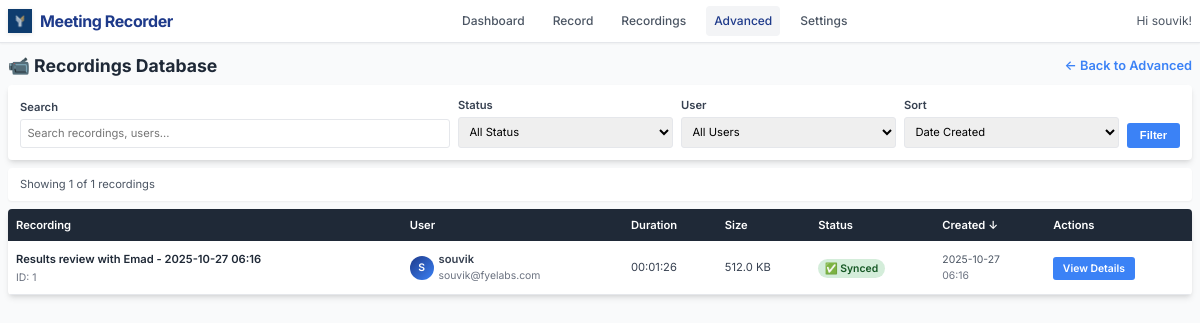
Page /admin/recordings (signed in) on the earlier database version.
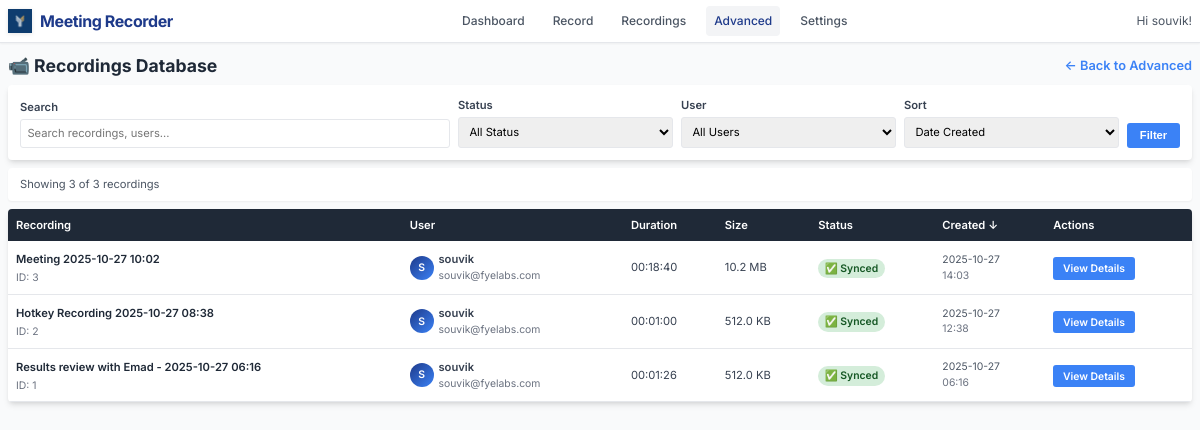
Same page on the later database version.
### models.py (models this page shows, shortened)
class Recording(db.Model):
    id = db.Column(db.Integer, primary_key=True)
    title = db.Column(db.String(200), nullable=False)
    filename = db.Column(db.String(255), nullable=False)
    file_path = db.Column(db.String(500), nullable=False)
    file_size = db.Column(db.BigInteger, default=0)  # in bytes
    duration = db.Column(db.Integer, default=0)  # in seconds
    created_at = db.Column(db.DateTime, default=datetime.utcnow)
    started_at = db.Column(db.DateTime)
    ended_at = db.Column(db.DateTime)
    monitor_name = db.Column(db.String(200))
    resolution = db.Column(db.String(50))  # e.g., "1920x1080"
    uploaded = db.Column(db.Boolean, default=False)
    upload_url = db.Column(db.String(500))  # Legacy field - kept for compatibility
    video_url = db.Column(db.String(500))
    transcript_url = db.Column(db.String(500))
    thumbnail_url = db.Column(db.String(500))
    upload_status = db.Column(db.String(50), default='pending')  # pending, uploading, completed, failed
    upload_metadata = db.Column(db.Text)  # JSON metadata from upload
    user_id = db.Column(db.Integer, db.ForeignKey('user.id'), nullable=False)
    status = db.Column(db.String(50), default='completed')  # recording, processing, completed, failed

class User(UserMixin, db.Model):
    id = db.Column(db.Integer, primary_key=True)
    username = db.Column(db.String(80), unique=True, nullable=False)
    email = db.Column(db.String(120), unique=True, nullable=False)
    password_hash = db.Column(db.String(128))
    created_at = db.Column(db.DateTime, default=datetime.utcnow)
    is_active = db.Column(db.Boolean, default=True)
    default_monitor = db.Column(db.String(200))  # Default monitor for recordings
    auto_delete_days = db.Column(db.Integer, default=30)  # Auto-delete recordings after N days
    recordings = db.relationship('Recording', backref='user', lazy=True)
    meetings = db.relationship('Meeting', backref='user', lazy=True)

### app.py (the view, shortened to what this page needs)
@app.route('/admin/recordings')
@login_required
def admin_recordings():
    try:
        page = request.args.get('page', 1, type=int)
        per_page = 20
        search = request.args.get('search', '').strip()
        status_filter = request.args.get('status', 'all')
        user_filter = request.args.get('user', 'all')
        sort_by = request.args.get('sort', 'created_at')
        sort_order = request.args.get('order', 'desc')
        query = db.session.query(Recording, User).join(User)
        if user_filter != 'all':
            query = query.filter(User.id == int(user_filter))
        if sort_by == 'title':
            sort_column = Recording.title
        elif sort_by == 'username':
            sort_column = User.username
        elif sort_by == 'duration':
            sort_column = Recording.duration
        elif sort_by == 'file_size':
            sort_column = Recording.file_size
        elif sort_by == 'upload_status':
            sort_column = Recording.upload_status
        else:
            sort_column = Recording.created_at
        if sort_order == 'asc':
            query = query.order_by(sort_column.asc())
        else:
            query = query.order_by(sort_column.desc())
        recordings = query.paginate(page=page, per_page=per_page, error_out=False)
        users = User.query.all()
        return render_template('admin/recordings.html',
                             recordings=recordings,
                             users=users,
                             search=search,
                             status_filter=status_filter,
                             user_filter=user_filter,
                             sort_by=sort_by,
                             sort_order=sort_order)
    except Exception as e:
        logger.error(f"❌ Advanced recordings error: {e}")
        return f"Database error: {e}", 500

### app.py (called while the page is built)
def format_file_size(size_bytes):
    if not size_bytes:
        return "0 B"
    for unit in ['B', 'KB', 'MB', 'GB']:
        if size_bytes < 1024:
            return f"{size_bytes:.1f} {unit}"
        size_bytes /= 1024
    return f"{size_bytes:.1f} TB"

def format_duration(seconds):
    if not seconds:
        return "00:00:00"
    hours = seconds // 3600
    minutes = (seconds % 3600) // 60
    secs = seconds % 60
    return f"{hours:02d}:{minutes:02d}:{secs:02d}"

@app.context_processor
def utility_processor():
    active_recording = None
    if current_user.is_authenticated:
        from dual_stream import DualModeStreamer
        global recording_state
        if recording_state.get('active', False):
            recent_recording = Recording.query.filter_by(user_id=current_user.id).order_by(Recording.created_at.desc()).first()
            if recent_recording and recent_recording.status != 'completed':
                active_recording = recent_recording
    return dict(
        format_file_size=format_file_size,
        format_duration=format_duration,
        active_recording=active_recording
    )

### templates/admin/recordings.html (shortened to what the changed rows need)
{% extends "base.html" %}
{% block content %}
<div style="display: flex; justify-content: space-between; align-items: center; margin-bottom: 0.5rem;">
    <h1 style="color: var(--gray-800); margin: 0; font-size: 1.1rem;">📹 Recordings Database</h1>
</div>
<div style="background: white; padding: 0.5rem 0.75rem; border-radius: 4px; margin-bottom: 0.5rem; box-shadow: var(--shadow-sm);">
    <p style="margin: 0; color: var(--gray-600); font-size: 0.7rem;">
        Showing {{ recordings.items|length }} of {{ recordings.total }} recordings
    </p>
</div>
{% if recordings.items %}
<div style="background: white; border-radius: 4px; overflow: hidden; box-shadow: var(--shadow-md);">
    <table style="width: 100%; border-collapse: collapse;">
        <thead>
            <tr style="background: var(--gray-800); color: white;">
                <th style="padding: 0.5rem; text-align: left; font-weight: 600; font-size: 0.7rem;">
                    <a href="?sort=title&order={{ 'asc' if sort_by == 'title' and sort_order == 'desc' else 'desc' }}&search={{ search }}&status={{ status_filter }}&user={{ user_filter }}"
                       style="color: white; text-decoration: none;">
                        Recording {% if sort_by == 'title' %}{{ '↑' if sort_order == 'asc' else '↓' }}{% endif %}
                    </a>
                </th>
                <th style="padding: 0.5rem; text-align: left; font-weight: 600; font-size: 0.7rem;">
                    <a href="?sort=username&order={{ 'asc' if sort_by == 'username' and sort_order == 'desc' else 'desc' }}&search={{ search }}&status={{ status_filter }}&user={{ user_filter }}"
                       style="color: white; text-decoration: none;">
                        User {% if sort_by == 'username' %}{{ '↑' if sort_order == 'asc' else '↓' }}{% endif %}
                    </a>
                </th>
                <th style="padding: 0.5rem; text-align: left; font-weight: 600; font-size: 0.7rem;">
                    <a href="?sort=duration&order={{ 'asc' if sort_by == 'duration' and sort_order == 'desc' else 'desc' }}&search={{ search }}&status={{ status_filter }}&user={{ user_filter }}"
                       style="color: white; text-decoration: none;">
                        Duration {% if sort_by == 'duration' %}{{ '↑' if sort_order == 'asc' else '↓' }}{% endif %}
                    </a>
                </th>
                <th style="padding: 0.5rem; text-align: left; font-weight: 600; font-size: 0.7rem;">
                    <a href="?sort=file_size&order={{ 'asc' if sort_by == 'file_size' and sort_order == 'desc' else 'desc' }}&search={{ search }}&status={{ status_filter }}&user={{ user_filter }}"
                       style="color: white; text-decoration: none;">
                        Size {% if sort_by == 'file_size' %}{{ '↑' if sort_order == 'asc' else '↓' }}{% endif %}
                    </a>
                </th>
                <th style="padding: 0.5rem; text-align: left; font-weight: 600; font-size: 0.7rem;">
                    <a href="?sort=upload_status&order={{ 'asc' if sort_by == 'upload_status' and sort_order == 'desc' else 'desc' }}&search={{ search }}&status={{ status_filter }}&user={{ user_filter }}"
                       style="color: white; text-decoration: none;">
                        Status {% if sort_by == 'upload_status' %}{{ '↑' if sort_order == 'asc' else '↓' }}{% endif %}
                    </a>
                </th>
                <th style="padding: 0.5rem; text-align: left; font-weight: 600; font-size: 0.7rem;">
                    <a href="?sort=created_at&order={{ 'asc' if sort_by == 'created_at' and sort_order == 'desc' else 'desc' }}&search={{ search }}&status={{ status_filter }}&user={{ user_filter }}"
                       style="color: white; text-decoration: none;">
                        Created {% if sort_by == 'created_at' %}{{ '↑' if sort_order == 'asc' else '↓' }}{% endif %}
                    </a>
                </th>
                <th style="padding: 0.5rem; text-align: left; font-weight: 600; font-size: 0.7rem;">Actions</th>
            </tr>
        </thead>
        <tbody>
            {% for recording, user in recordings.items %}
            <tr style="border-bottom: 1px solid var(--gray-200);" onmouseover="this.style.backgroundColor='var(--gray-50)'" onmouseout="this.style.backgroundColor='white'">
                <td style="padding: 0.5rem; vertical-align: middle;">
                    <div>
                        <a href="{{ url_for('admin_recording_detail', recording_id=recording.id) }}"
                           style="font-weight: 600; color: var(--gray-800); text-decoration: none; font-size: 0.7rem;">
                            {{ recording.title }}
                        </a>
                        <div style="color: var(--gray-500); font-size: 0.65rem; margin-top: 0.1rem;">
                            ID: {{ recording.id }}
                        </div>
                    </div>
                </td>
                <td style="padding: 0.5rem; vertical-align: middle;">
                    <div style="display: flex; align-items: center;">
                        <div style="width: 24px; height: 24px; border-radius: 50%; background: linear-gradient(135deg, var(--primary-blue), var(--secondary-blue)); display: flex; align-items: center; justify-content: center; color: white; font-weight: 600; margin-right: 0.3rem; font-size: 0.65rem;">
                            {{ user.username[0].upper() }}
                        </div>
                        <div>
                            <div style="font-weight: 600; font-size: 0.7rem;">{{ user.username }}</div>
                            <div style="color: var(--gray-500); font-size: 0.65rem;">{{ user.email }}</div>
                        </div>
                    </div>
                </td>
                <td style="padding: 0.5rem; vertical-align: middle; font-size: 0.7rem;">
                    {{ format_duration(recording.duration) }}
                </td>
                <td style="padding: 0.5rem; vertical-align: middle; font-size: 0.7rem;">
                    {{ format_file_size(recording.file_size) }}
                </td>
                <td style="padding: 0.5rem; vertical-align: middle;">
                    {% if recording.upload_status == 'completed' and recording.uploaded %}
                        <span style="background-color: #d4edda; color: #155724; padding: 0.2rem 0.4rem; border-radius: 12px; font-size: 0.65rem; font-weight: 600;">✅ Synced</span>
                    {% elif recording.upload_status == 'uploading' %}
                        <span style="background-color: #cce5ff; color: #004085; padding: 0.2rem 0.4rem; border-radius: 12px; font-size: 0.65rem; font-weight: 600;">⬆️ Uploading</span>
                    {% elif recording.upload_status == 'failed' %}
                        <span style="background-color: #f8d7da; color: #721c24; padding: 0.2rem 0.4rem; border-radius: 12px; font-size: 0.65rem; font-weight: 600;">❌ Failed</span>
                    {% else %}
                        <span style="background-color: #fff3cd; color: #856404; padding: 0.2rem 0.4rem; border-radius: 12px; font-size: 0.65rem; font-weight: 600;">💾 Local</span>
                    {% endif %}
                </td>
                <td style="padding: 0.5rem; vertical-align: middle;">
                    <div style="color: var(--gray-600); font-size: 0.65rem;">
                        {{ recording.created_at.strftime('%Y-%m-%d') if recording.created_at else 'N/A' }}
                        <br>
                        <span style="color: var(--gray-500);">{{ recording.created_at.strftime('%H:%M') if recording.created_at else '' }}</span>
                    </div>
                </td>
                <td style="padding: 0.5rem; vertical-align: middle;">
                    <a href="{{ url_for('admin_recording_detail', recording_id=recording.id) }}"
                       style="background: var(--secondary-blue); color: white; padding: 0.3rem 0.6rem; text-decoration: none; border-radius: 3px; font-size: 0.65rem; font-weight: 600;">
                        View Details
                    </a>
                </td>
            </tr>
            {% endfor %}
        </tbody>
    </table>
</div>
{% endif %}
{% endblock %}

Differences in the rows shown:
added Recording: title "Meeting 2025-10-27 10:02", id "3", username "S", username "souvik", email "souvik@fyelabs.com", duration "00:18:40", file_size "10.2 MB", upload_status "✅ Synced", created_at "2025-10-27", created_at "14:03"
added Recording: title "Hotkey Recording 2025-10-27 08:38", id "2", username "S", username "souvik", email "souvik@fyelabs.com", duration "00:01:00", file_size "512.0 KB", upload_status "✅ Synced", created_at "2025-10-27", created_at "12:38"
Other differences:
{{ recordings.items|length }}: "1" → "3"
{{ recordings.total }}: "1" → "3"
